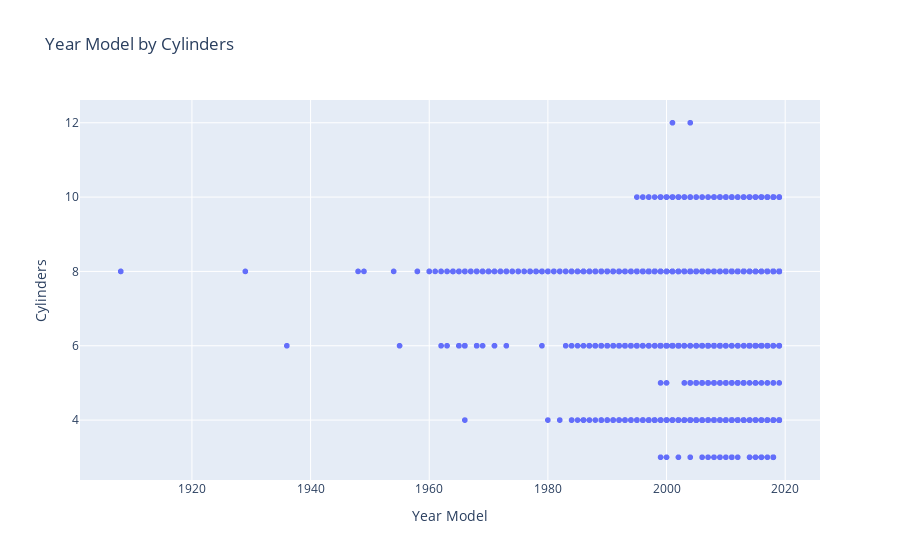

Notebook source saved alongside this figure:
### Markdown cell above
Model Year (model_year) by Cylinders (cylinders): This scatter plot illustrates how the number of cylinders has evolved across different model years. We can observe that almost all cars manufactured before 1980 feature either 6 or 8 cylinders. From that point onward, a broader range of vehicle categories emerged, with models spanning from 3 to 12 cylinders.

### Code cell
fig1 = px.scatter(df, x='model_year', y='cylinders', title='Year Model by Cylinders',
                  labels={'model_year': 'Year Model', 'cylinders': 'Cylinders'})
fig1.show()

### Figure 1 — Plotly figure (JSON) as saved in the notebook; plotly's stock layout.template omitted (floating-point values rounded to 4 significant figures; data arrays with more than 128 entries replaced by an {"elided": "..."} marker saying what was removed)
{"data": [{"hovertemplate": "Year Model=%{x}<br>Cylinders=%{y}<extra></extra>", "legendgroup": "", "marker": {"color": "#636efa", "symbol": "circle"}, "mode": "markers", "name": "", "showlegend": false, "type": "scattergl", "x": {"elided": "51525 int values"}, "xaxis": "x", "y": {"elided": "51525 int values"}, "yaxis": "y"}], "layout": {"legend": {"tracegroupgap": 0}, "title": {"text": "Year Model by Cylinders"}, "xaxis": {"anchor": "y", "domain": [0, 1], "title": {"text": "Year Model"}}, "yaxis": {"anchor": "x", "domain": [0, 1], "title": {"text": "Cylinders"}}}}
